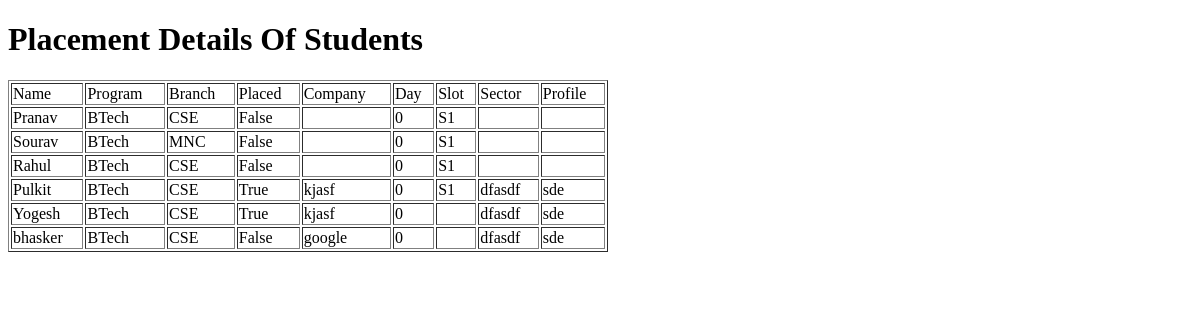
/showStudent, run on an earlier commit of the app's database.
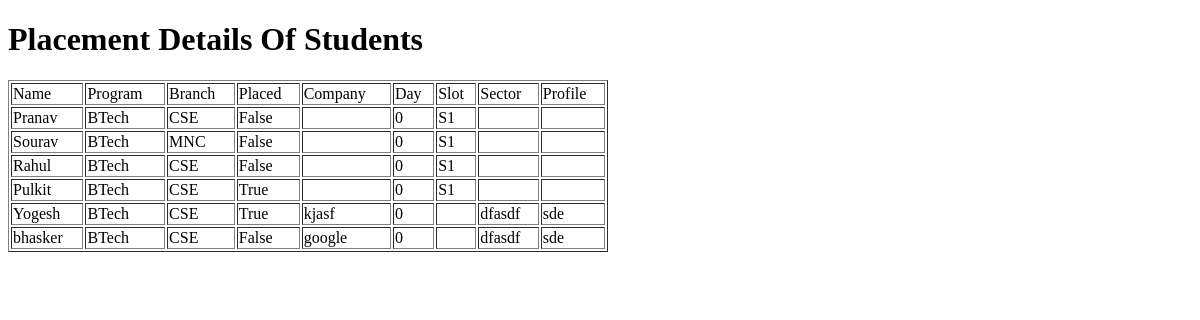
And on a later commit of the database.
### home/models.py (models this page shows, shortened)
class Student(models.Model):
	name = models.CharField(max_length=200)
	PROGRAM_CHOICES = [
        ('BTech', 'Bachelor of Technology'),
        ('BDes', 'Bachelor of Design'),
        ('MTech', 'Master of Technology'),
        ('MDes', 'Master of Design'),
    ]
	programs = models.CharField(
		max_length=5,
        choices=PROGRAM_CHOICES,
        default='BTech',
	)
	day=models.IntegerField(validators=[MaxValueValidator(10),MinValueValidator(0)],default=0)
	branch = models.ForeignKey(Branch,on_delete=models.CASCADE)
	company = models.CharField(max_length=100, blank=True)
	placed = models.BooleanField(default=False)
	sector = models.CharField(max_length=100, blank=True)
	profile = models.CharField(max_length=100, blank=True)
	SLOT_CHOICES = [
        ('S1', 'Slot 1'),
        ('S2', 'Slot 2'),
        ('S3', 'Slot 3'),
    ]
	slot = models.CharField(
		max_length=2,
        choices=SLOT_CHOICES,
        blank=True
	)

class Branch(models.Model):
	branchName = models.CharField(
		max_length=50,
		choices=BRANCH_CHOICES,
		default='CSE'
		)
	num = models.IntegerField(default=0,validators=[MinValueValidator(0)])
	def __str__(self):
		return self.branchName

### home/views.py (the view)
# urls.py: path('showStudent',views.showStudent, name='showStudent'),
def showStudent(request):
	allstudents=Student.objects.all()
	context={'allstudents':allstudents}
	return render(request,'home/showStudent.html',context)

### home/templates/home/showStudent.html (shortened to what this page needs)
<!DOCTYPE html>
<html>
<head>
</head>
<body>
	<h1>Placement Details Of Students</h1>
<table border="1" width="600">
<tr>
<td>Name</td>
<td>Program</td>
<td>Branch</td>
<td>Placed</td>
<td>Company</td>
<td>Day</td>
<td>Slot</td>
<td>Sector</td>
<td>Profile</td>
</tr>
{% for student in allstudents %}
<tr>
<td> {{ student.name }}</td>
<td> {{ student.programs }}</td>
<td> {{ student.branch }}</td>
<td> {{ student.placed }}</td>
<td> {{ student.company }}</td>
<td> {{ student.day }}</td>
<td> {{ student.slot }}</td>
<td> {{ student.sector}}</td>
<td> {{ student.profile }}</td>
</tr>
{% endfor %}
</table>
</body>

What changed in the data, as far as the page shows it:
changed Student "Pulkit": company "kjasf" → (not shown); sector "dfasdf" → (not shown); profile "sde" → (not shown)
